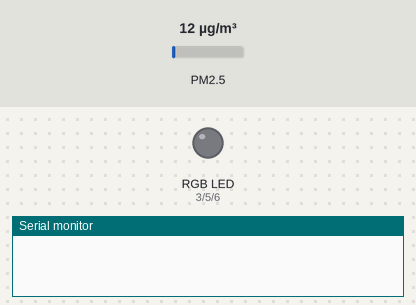
The sketch below on a simulated Arduino Uno, built with avr-gcc and run on an emulated ATmega328P. On the bench: an RGB LED mixed from three pins (HIGH = lit), the last lines printed to the serial monitor. Wiring (inferred from the names in the program): dust sensor: data pin 8. Inputs (shaded band) come from the test bench; at power-on: PM2.5 12 µg/m³.

Above: at 0.1 s.
At 30.3 s:
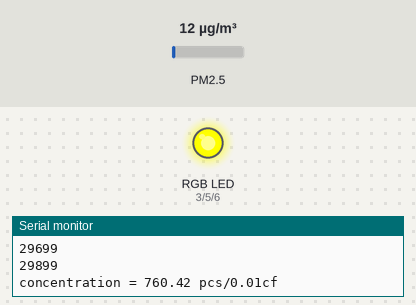
Timing chart, 0 to 31.8 s (numbered marks = the images above):
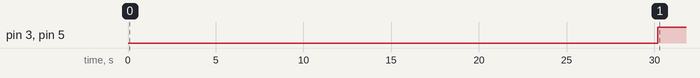

The sketch:

d2.ino
```cpp
#define PIN 8
#define rPin 3
#define gPin 5
#define bPin 6

unsigned long duration = 0;
unsigned long starttime = 0;
unsigned long sampletime_ms = 30000;
unsigned long lowpulseoccupancy = 0;
float ratio = 0;
float concentration = 0;

void setup(){
  Serial.begin(9600);
  pinMode(PIN, INPUT);
  pinMode(rPin, OUTPUT);
  pinMode(gPin, OUTPUT);
  pinMode(bPin, OUTPUT);
  starttime = millis();
}

void rgb(int r, int g, int b){
  analogWrite(rPin, r);
  analogWrite(gPin, g);
  analogWrite(bPin, b);
}

#define rgboff() rgb(LOW, LOW, LOW)

void loop(){
  duration = pulseIn(PIN, LOW);
  lowpulseoccupancy = lowpulseoccupancy + duration;
  if((millis() - starttime) > sampletime_ms){
    ratio = lowpulseoccupancy / (sampletime_ms * 10.0);
    concentration = 1.1 * pow(ratio, 3) - 3.8 * pow(ratio, 2) + 520 * ratio + 0.62;
    Serial.print("concentration = ");
    Serial.print(concentration);
    Serial.println(" pcs/0.01cf");
    Serial.println("\n");
    lowpulseoccupancy = 0;
    starttime = millis();
    if(concentration < 500)
      rgb(0, 255, 0);
    else if(concentration >= 500 && concentration < 1000)
      rgb(255, 255, 0);
    else
      rgb(255, 0, 0);
  }
  delay(100);

  if((millis() - starttime) <= sampletime_ms){
    Serial.println((millis() - starttime));
  }
}
```

Measured:
- by itself, pin 3 (rPin), pin 5 (gPin): LOW → HIGH at 30.2 s
